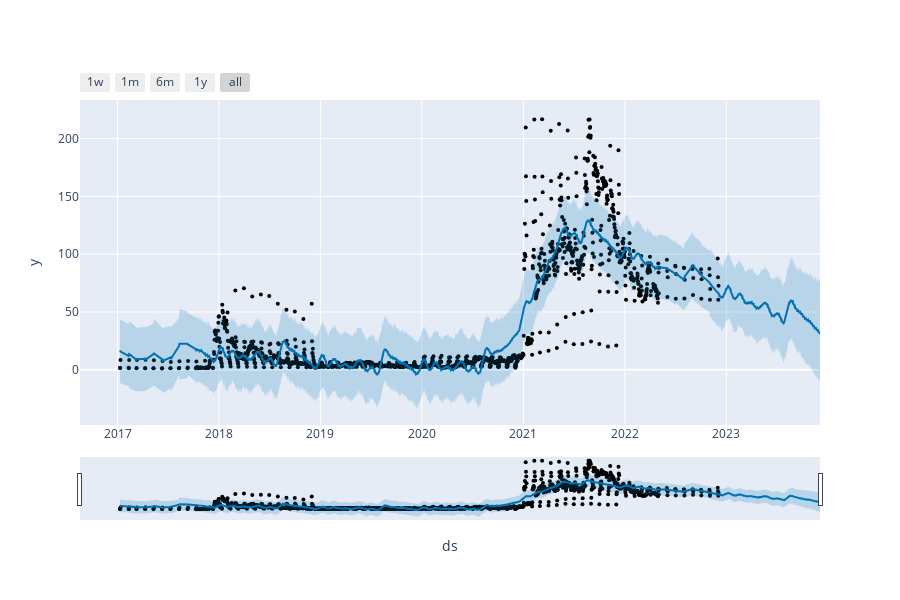

The notebook cell saved with this chart:
### Code cell
plot_plotly(m, forecast)

### Figure 1 — Plotly figure (JSON) as saved in the notebook; plotly's stock layout.template omitted (floating-point values rounded to 4 significant figures; data arrays with more than 128 entries replaced by an {"elided": "..."} marker saying what was removed)
{"data": [{"marker": {"color": "black", "size": 4}, "mode": "markers", "name": "Actual", "type": "scatter", "x": {"elided": "1677 str values"}, "y": {"elided": "1677 float values"}}, {"hoverinfo": "skip", "line": {"width": 0}, "mode": "lines", "type": "scatter", "x": {"elided": "2042 str values"}, "y": {"elided": "2042 float values"}}, {"fill": "tonexty", "fillcolor": "rgba(0, 114, 178, 0.2)", "line": {"color": "#0072B2", "width": 2}, "mode": "lines", "name": "Predicted", "type": "scatter", "x": {"elided": "2042 str values"}, "y": {"elided": "2042 float values"}}, {"fill": "tonexty", "fillcolor": "rgba(0, 114, 178, 0.2)", "hoverinfo": "skip", "line": {"width": 0}, "mode": "lines", "type": "scatter", "x": {"elided": "2042 str values"}, "y": {"elided": "2042 float values"}}], "layout": {"height": 600, "showlegend": false, "width": 900, "xaxis": {"rangeselector": {"buttons": [{"count": 7, "label": "1w", "step": "day", "stepmode": "backward"}, {"count": 1, "label": "1m", "step": "month", "stepmode": "backward"}, {"count": 6, "label": "6m", "step": "month", "stepmode": "backward"}, {"count": 1, "label": "1y", "step": "year", "stepmode": "backward"}, {"step": "all"}]}, "rangeslider": {"visible": true}, "title": {"text": "ds"}, "type": "date"}, "yaxis": {"title": {"text": "y"}}}}
